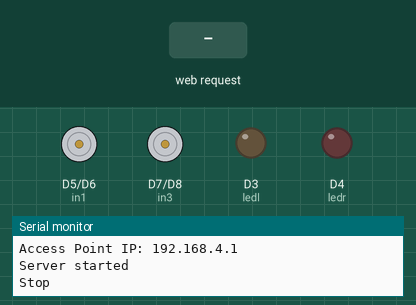
Simulated run of this sketch. Board: ESP8266 (NodeMCU). On the bench: motor-driver pin pairs drawn as motors (green arrow = first pin HIGH = forward, orange = second pin HIGH = backward, longer = more drive, scaled by the enable pin), output pins drawn as LEDs (lit = HIGH), the last lines printed to the serial monitor. Inputs (shaded band) come from the test bench.

Above: at 1.3 s.
1.4 s: HTTP request GET /?dir=1 received
At 1.9 s:
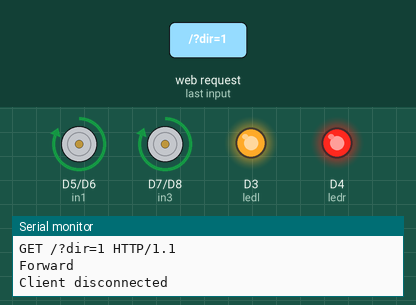
2.9 s: HTTP request GET /?dir=4 received
At 4.1 s:
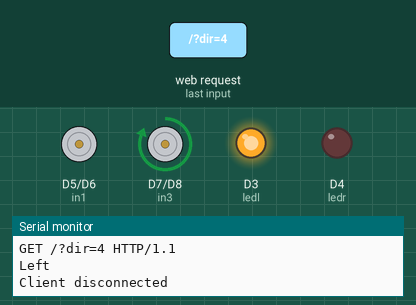
4.4 s: HTTP request GET /?dir=3 received
At 5.3 s:
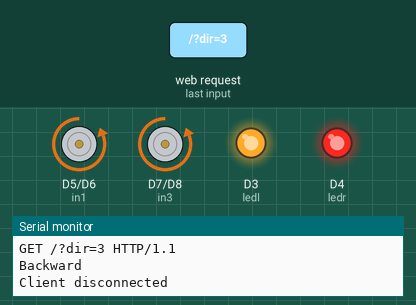
5.9 s: HTTP request GET /?dir=2 received
At 6.5 s:
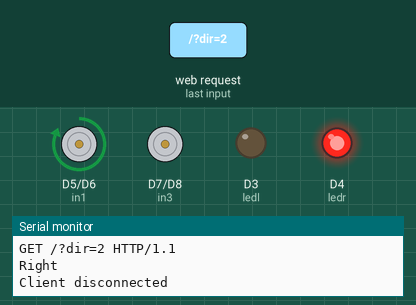
7.4 s: HTTP request GET /?dir=7 received
At 7.7 s:
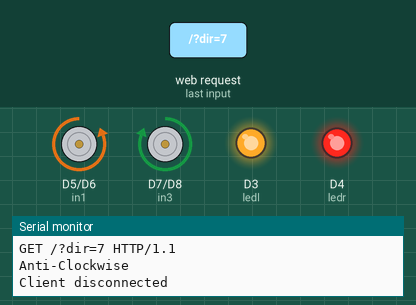
8.9 s: HTTP request GET /?dir=6 received
At 10.0 s:
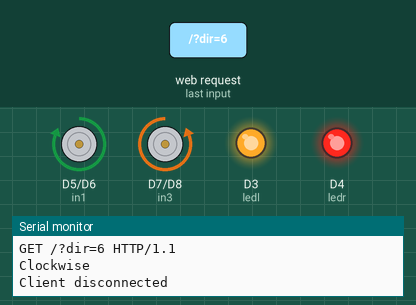
Timing chart, 0 to 11.4 s (numbered marks = the images above; inputs shaded):
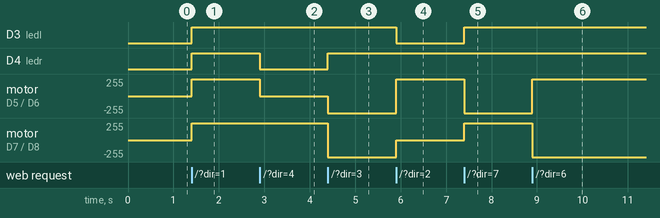

Measured:
- after the input at 1.4 s, D3 (ledl), D4 (ledr): LOW → HIGH at once; motor on D5 (in1) / D6 (in2), motor on D7 (in3) / D8 (in4): stopped → forward 255/255 at once
- after the input at 2.9 s, D4 (ledr): HIGH → LOW at once; motor on D5 (in1) / D6 (in2): forward 255/255 → stopped at once
- after the input at 4.4 s, D4 (ledr): LOW → HIGH at once; motor on D5 (in1) / D6 (in2): stopped → backward 255/255 at once; motor on D7 (in3) / D8 (in4): forward 255/255 → backward 255/255 at once
- after the input at 5.9 s, D3 (ledl): HIGH → LOW at once; motor on D5 (in1) / D6 (in2): backward 255/255 → forward 255/255 at once; motor on D7 (in3) / D8 (in4): backward 255/255 → stopped at once
- after the input at 7.4 s, D3 (ledl): LOW → HIGH at once; motor on D5 (in1) / D6 (in2): forward 255/255 → backward 255/255 at once; motor on D7 (in3) / D8 (in4): stopped → forward 255/255 at once
- after the input at 8.9 s, motor on D5 (in1) / D6 (in2): backward 255/255 → forward 255/255 at once; motor on D7 (in3) / D8 (in4): forward 255/255 → backward 255/255 at once

The sketch:

RC_car_Code.ino
```cpp
#include <ESP8266WiFi.h>

WiFiClient client;
WiFiServer server(80);

#define in1 D5
#define in2 D6
#define in3 D7
#define in4 D8
#define ena D1
#define enb D2
#define ledl D3// d3 pe right led on right dabane pe left jalega
#define ledr D4// d4 pe left led on

int speed=400;  // Default motor speed

void setup() {
//led always on
  Serial.begin(9600);
  delay(100);

  // Create Access Point
  WiFi.softAP("ESPCARbotbot","1234567890");

  Serial.println();
  Serial.println("NodeMCU Started!");
  Serial.print("Access Point IP: ");
  Serial.println(WiFi.softAPIP());

  // Start server
  server.begin();
  Serial.println("Server started");

  // Set motor pins as output
  pinMode(in1, OUTPUT);
  pinMode(in2, OUTPUT);
  pinMode(in3, OUTPUT);
  pinMode(in4, OUTPUT);
  pinMode(ena, OUTPUT);
  pinMode(enb, OUTPUT);
  pinMode(ledl , OUTPUT);
  pinMode(ledr , OUTPUT);

  // Initialize motors to stop
  s();
}

// ===== Motor control functions =====
void fd() { Serial.println("Forward"); digitalWrite(in1,HIGH); digitalWrite(in2,LOW); digitalWrite(in3,HIGH); digitalWrite(in4,LOW); analogWrite(ena,speed); analogWrite(enb,speed);
  digitalWrite(ledl,HIGH);
digitalWrite(ledr,HIGH);
 }

void ld() { Serial.println("Left"); digitalWrite(in1,LOW); digitalWrite(in2,LOW); digitalWrite(in3,HIGH); digitalWrite(in4,LOW); analogWrite(ena,speed/2); analogWrite(enb,speed);

digitalWrite(ledl,HIGH);

digitalWrite(ledr,LOW);

}

void bd() { Serial.println("Backward"); digitalWrite(in1,LOW); digitalWrite(in2,HIGH); digitalWrite(in3,LOW); digitalWrite(in4,HIGH); analogWrite(ena,speed); analogWrite(enb,speed);
  digitalWrite(ledl,HIGH);
digitalWrite(ledr,HIGH);
 }

void rd() { Serial.println("Right"); digitalWrite(in1,HIGH); digitalWrite(in2,LOW); digitalWrite(in3,LOW); digitalWrite(in4,LOW); analogWrite(ena,speed); analogWrite(enb,speed/2);
digitalWrite(ledr,HIGH);

digitalWrite(ledl,LOW);

 }

void s()  { Serial.println("Stop"); digitalWrite(in1,LOW); digitalWrite(in2,LOW); digitalWrite(in3,LOW); digitalWrite(in4,LOW); analogWrite(ena,0); analogWrite(enb,0);
digitalWrite(ledr,LOW);

digitalWrite(ledl,LOW);
}

void cw() { Serial.println("Clockwise"); digitalWrite(in1,HIGH); digitalWrite(in2,LOW); digitalWrite(in3,LOW); digitalWrite(in4,HIGH); analogWrite(ena,speed); analogWrite(enb,speed);
  digitalWrite(ledl,HIGH);
digitalWrite(ledr,HIGH);
 }

void acw(){ Serial.println("Anti-Clockwise"); digitalWrite(in1,LOW); digitalWrite(in2,HIGH); digitalWrite(in3,HIGH); digitalWrite(in4,LOW); analogWrite(ena,speed); analogWrite(enb,speed);
  digitalWrite(ledl,HIGH);
digitalWrite(ledr,HIGH);
 }

void bld(){ Serial.println("Backward Left"); digitalWrite(in1,LOW); digitalWrite(in2,HIGH); digitalWrite(in3,LOW); digitalWrite(in4,HIGH); analogWrite(ena,speed/5); analogWrite(enb,speed); }

void brd(){ Serial.println("Backward Right"); digitalWrite(in1,LOW); digitalWrite(in2,HIGH); digitalWrite(in3,LOW); digitalWrite(in4,HIGH); analogWrite(ena,speed); analogWrite(enb,speed/5); }

void loop() {

  client = server.available();

  if (client) {


    Serial.println("Client connected");

    String request = client.readStringUntil('\r');
    Serial.println(request);
    client.flush();

    // Process commands
    if (request.indexOf("/?dir=1") != -1) fd();
    else if (request.indexOf("/?dir=4") != -1) ld();
    else if (request.indexOf("/?dir=3") != -1) bd();
    else if (request.indexOf("/?dir=2") != -1) rd();
    else if (request.indexOf("/?dir=5") != -1) s();
    else if (request.indexOf("/?dir=7") != -1) acw();
    else if (request.indexOf("/?dir=6") != -1) cw();
    else if (request.indexOf("/?dir=8") != -1) bld();
    else if (request.indexOf("/?dir=9") != -1) brd();
    else if (request.indexOf("/?dir=a1") != -1) speed=50;
    else if (request.indexOf("/?dir=a2") != -1) speed=100;
    else if (request.indexOf("/?dir=a3") != -1) speed=150;
    else if (request.indexOf("/?dir=a4") != -1) speed=200;
    else if (request.indexOf("/?dir=a5") != -1) speed=250;


    // ===== Serve the Webpage =====
    client.println("HTTP/1.1 200 OK");
    client.println("Content-Type: text/html");
    client.println("Connection: close");
    client.println();
    client.println("<!DOCTYPE HTML><html>");
    client.println("<head><title>RC Car Control</title>");
    client.println("<meta name='viewport' content='width=device-width, initial-scale=1'>");
    client.println("<style>");
    client.println("body{background-color:white;font-family:Arial;text-align:center;}");
    client.println("h1{color:#333;}");
    client.println("button{width:100px;height:50px;margin:5px;font-size:16px;border-radius:10px;border:none;cursor:pointer;box-shadow:0px 2px 5px rgba(0,0,0,0.3);}");
    client.println("button:hover{background:#ddd;}");
    client.println(".updown{display:block;margin:10px auto;}");
    client.println("</style></head><body>");
    client.println("<h1>RC Car Web Control</h1>");

    client.println("<div>");
    client.println("<button class='updown' onclick=\"location.href='/?dir=1'\">Forward</button><br>");
    client.println("<button onclick=\"location.href='/?dir=4'\">Left</button>");
    client.println("<button onclick=\"location.href='/?dir=5'\">Stop</button>");
    client.println("<button onclick=\"location.href='/?dir=2'\">Right</button><br>");
    client.println("<button class='updown' onclick=\"location.href='/?dir=3'\">Backward</button><br><br>");
    client.println("<button onclick=\"location.href='/?dir=6'\">ACW</button>");
    client.println("<button onclick=\"location.href='/?dir=7'\">CW</button><br><br>");
    client.println("<button onclick=\"location.href='/?dir=a1'\">Speed -</button>");
    client.println("<button onclick=\"location.href='/?dir=a2'\">Speed Reset</button>");
    client.println("<button onclick=\"location.href='/?dir=a3'\">Speed +</button>");
    client.println("</div>");

    client.println("<p>Current Speed: " + String(speed) + "</p>");
    client.println("</body></html>");

    delay(10);
    client.stop();
    Serial.println("Client disconnected");
  }
}
```
